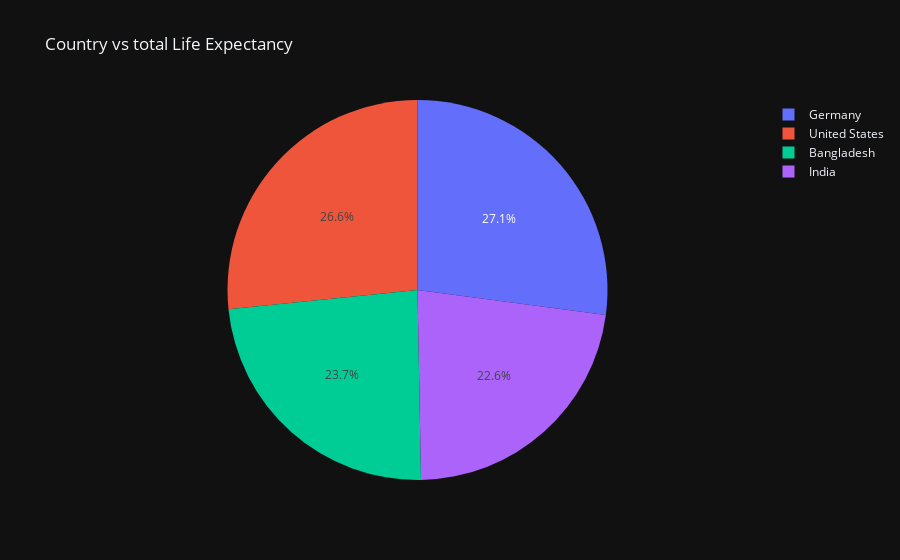

Notebook source saved alongside this figure:
### Markdown cell above
Comparing Life expectancy from 2010 to 2018 with country wise (from PLOT 4)2010- Life Expectancy of Bangladesh rise from 70 years to 72 years. 

- In 2018, Steep increase in Life Expectancy.Germany Life expectancy in 2010 is 80 years and 2018 is 82 years. Which is Constant and as well as increase in this country.

- India Life expectancy in 2010 is 67 years and later on little bit increase in 2018 of 69 years.

- United States is like a constant format of 79 years from 2010-2018

### Code cell
#plot 3 pie chart same data of df1
fig = px.pie(df1, values=df1.LIFEEXPCY, names=df1.CountryName, title='Country vs total Life Expectancy')
fig.show()

### Figure 1 — Plotly figure (JSON) as saved in the notebook; plotly's stock layout.template omitted (floating-point values rounded to 4 significant figures)
{"data": [{"domain": {"x": [0, 1], "y": [0, 1]}, "hoverlabel": {"namelength": 0}, "hovertemplate": "CountryName=%{label}<br>LIFEEXPCY=%{value}", "labels": ["Bangladesh", "Germany", "India", "United States"], "legendgroup": "", "name": "", "showlegend": true, "type": "pie", "values": [69.88, 79.99, 66.69, 78.54]}], "layout": {"legend": {"tracegroupgap": 0}, "title": {"text": "Country vs total Life Expectancy"}}}
